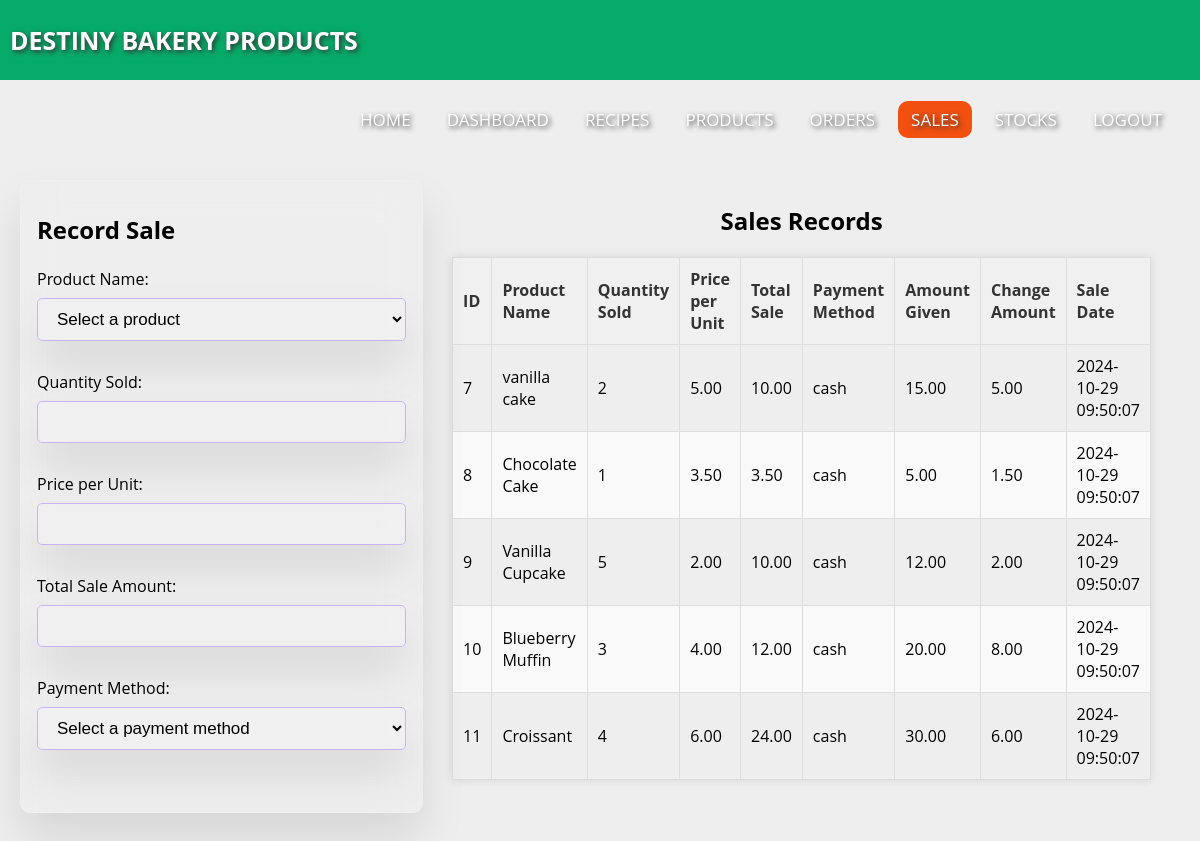
The app's page /sales.php (signed in) with its own data.
### tables this page shows
CREATE TABLE `sales` (
  `id` int(11) NOT NULL,
  `product_id` int(11) NOT NULL,
  `quantity_sold` int(11) NOT NULL,
  `price_per_unit` decimal(10,2) NOT NULL,
  `total_sale` decimal(10,2) NOT NULL,
  `sale_date` datetime NOT NULL,
  `payment_method` enum('cash','mpesa') NOT NULL,
  `amount_given` decimal(10,2) DEFAULT NULL,
  `change_amount` decimal(10,2) DEFAULT NULL
);

CREATE TABLE `bakery_products` (
  `id` int(11) NOT NULL,
  `product_name` varchar(100) NOT NULL,
  `description` text DEFAULT NULL,
  `price` decimal(10,2) NOT NULL,
  `quantity` int(11) NOT NULL,
  `created_at` timestamp NOT NULL DEFAULT current_timestamp(),
  `expiry_date` date DEFAULT NULL
);

### sales.php (the view, shortened to what this page needs)
<?php
@include 'config.php';
$sales_stmt = $pdo->prepare("SELECT sales.id,
                                      bakery_products.product_name,
                                      sales.quantity_sold,
                                      sales.price_per_unit,
                                      sales.total_sale,
                                      sales.sale_date,
                                      sales.payment_method,
                                      sales.amount_given,
                                      sales.change_amount
                              FROM sales
                              JOIN bakery_products ON sales.product_id = bakery_products.id
                              ORDER BY sales.sale_date DESC");
$sales_stmt->execute();
$sales_data = $sales_stmt->fetchAll(PDO::FETCH_ASSOC);
?>
<!DOCTYPE html>
<html lang="en">
<head>
    <link rel="stylesheet" href="style.css">
</head>
<body>
    <nav>
        <label class="logo">DESTINY BAKERY PRODUCTS</label>
        <ul>
            <li><a href="index.html">Home</a></li>
            <li><a href="admin_dashboard.php">DASHBOARD</a></li>
            <li><a href="recipes.php">RECIPES</a></li>
            <li><a href="products.php">PRODUCTS</a></li>
            <li><a href="orders.php">ORDERS</a></li>
            <li><a class="active" href="sales.php">SALES</a></li>
            <li><a href="stock.php">STOCKS</a></li>
            <li><a href="logout.php">LOGOUT</a></li>
        </ul>
    </nav>
    <div class="form-container">
        <form action="" method="POST">
            <h2>Record Sale</h2>
            <br>
            <label for="product_name">Product Name:</label>
            <select id="product_name" name="product_name" onchange="updatePrice()" required>
                <option value="">Select a product</option>
            </select>
            <br><br>
            <label for="quantity_sold">Quantity Sold:</label>
            <input type="number" id="quantity_sold" name="quantity_sold" required oninput="calculateTotal()">
            <br><br>
            <label for="price_per_unit">Price per Unit:</label>
            <input type="number" step="0.01" id="price_per_unit" name="price_per_unit" required readonly>
            <br><br>
            <label for="total_sale">Total Sale Amount:</label>
            <input type="number" step="0.01" id="total_sale" name="total_sale" required readonly>
            <br><br>
            <label for="payment_method">Payment Method:</label>
            <select id="payment_method" name="payment_method" required onchange="toggleCashFields()">
                <option value="">Select a payment method</option>
            </select>
            <br><br>
        </form>
    </div>
    <br>
    <br>
    <div class="sales-table">
        <h2 class="h2title">Sales Records</h2>
        <table>
            <thead>
                <tr>
                    <th>ID</th>
                    <th>Product Name</th>
                    <th>Quantity Sold</th>
                    <th>Price per Unit</th>
                    <th>Total Sale</th>
                    <th>Payment Method</th>
                    <th>Amount Given</th>
                    <th>Change Amount</th>
                    <th>Sale Date</th>
                </tr>
            </thead>
            <tbody>
                <?php foreach ($sales_data as $sale): ?>
                <tr>
                    <td><?php echo htmlspecialchars($sale['id']); ?></td>
                    <td><?php echo htmlspecialchars($sale['product_name']); ?></td>
                    <td><?php echo htmlspecialchars($sale['quantity_sold']); ?></td>
                    <td><?php echo htmlspecialchars($sale['price_per_unit']); ?></td>
                    <td><?php echo htmlspecialchars($sale['total_sale']); ?></td>
                    <td><?php echo htmlspecialchars($sale['payment_method']); ?></td>
                    <td><?php echo htmlspecialchars($sale['amount_given']); ?></td>
                    <td><?php echo htmlspecialchars($sale['change_amount']); ?></td>
                    <td><?php echo htmlspecialchars($sale['sale_date']); ?></td>
                </tr>
                <?php endforeach; ?>
            </tbody>
        </table>
    </div>
</body>
</html>

### style.css (style rules this page uses)
* { padding: 0; margin: 0; text-decoration: none; list-style: none; box-sizing: border-box; }
body { overflow-x: hidden; font-family: "Open Sans", sans-serif; background: #eee; }
nav { background: #07ab69; height: 80px; width: 100%; }
label.logo { color: white; font-size: 25px; line-height: 80px; padding: 0 100px; font-weight: bold; padding-left: 10px; padding-right: 0px; text-shadow: 2px 2px 5px #333; }
nav ul { float: right; margin-right: 20px; }
nav ul li { display: inline-block; float: left; line-height: 80px; margin: 0 5px; text-shadow: 2px 2px 5px #333; }
nav ul li a { color: white; font-size: 17px; padding: 7px 13px; border-radius: 10px; text-transform: uppercase; }
a.active, a:hover { background: #f25010; transition: 0.5s; border-radius: 10px; }
.h2title { text-align: center; margin: 10px; }
.form-container { min-height: 80vh; display: flex; align-items: center; justify-content: center; padding: 20px; padding-bottom: 60px; margin-top: 5rem; }
.form-container form { background-color: rgba(255, 255, 255, 0.05); border: 1px solid rgba(255, 255, 255, 0.1); box-shadow: 0 25px 45px rgba(0, 0, 0, 0.1); backdrop-filter: blur(20px); width: 50vw; position: relative; padding: 2rem 1rem; border-radius: 10px; }
.form-container form input, .form-container form select { background-color: rgba(255, 255, 255, 0.05); border: 1px solid rgba(255, 255, 255, 0.1); box-shadow: 0 25px 45px rgba(0, 0, 0, 0.1); backdrop-filter: blur(20px); border: 1px solid #c7b3f5; width: 100%; padding: 10px 15px; font-size: 17px; margin: 8px 0; border-radius: 5px; }
.form-container form select option { background: #fff; }
table { border-collapse: collapse; width: 80%; margin: 20px auto; border: 1px solid #ddd; box-shadow: 0 0 10px rgba(0, 0, 0, 0.1); }
th, td { border: 1px solid #ddd; padding: 10px; text-align: left; }
th { background-color: #f0f0f0; font-weight: bold; color: #333; }
tr:nth-child(even) { background-color: #f9f9f9; }

### records on screen
sales: id "7", product.product_name "vanilla cake", quantity_sold "2", price_per_unit "5.00", total_sale "10.00", payment_method "cash", amount_given "15.00", change_amount "5.00", sale_date "2024-10-29 09:50:07"
sales: id "8", product.product_name "Chocolate Cake", quantity_sold "1", price_per_unit "3.50", total_sale "3.50", payment_method "cash", amount_given "5.00", change_amount "1.50", sale_date "2024-10-29 09:50:07"
sales: id "9", product.product_name "Vanilla Cupcake", quantity_sold "5", price_per_unit "2.00", total_sale "10.00", payment_method "cash", amount_given "12.00", change_amount "2.00", sale_date "2024-10-29 09:50:07"
sales: id "10", product.product_name "Blueberry Muffin", quantity_sold "3", price_per_unit "4.00", total_sale "12.00", payment_method "cash", amount_given "20.00", change_amount "8.00", sale_date "2024-10-29 09:50:07"
sales: id "11", product.product_name "Croissant", quantity_sold "4", price_per_unit "6.00", total_sale "24.00", payment_method "cash", amount_given "30.00", change_amount "6.00", sale_date "2024-10-29 09:50:07"
